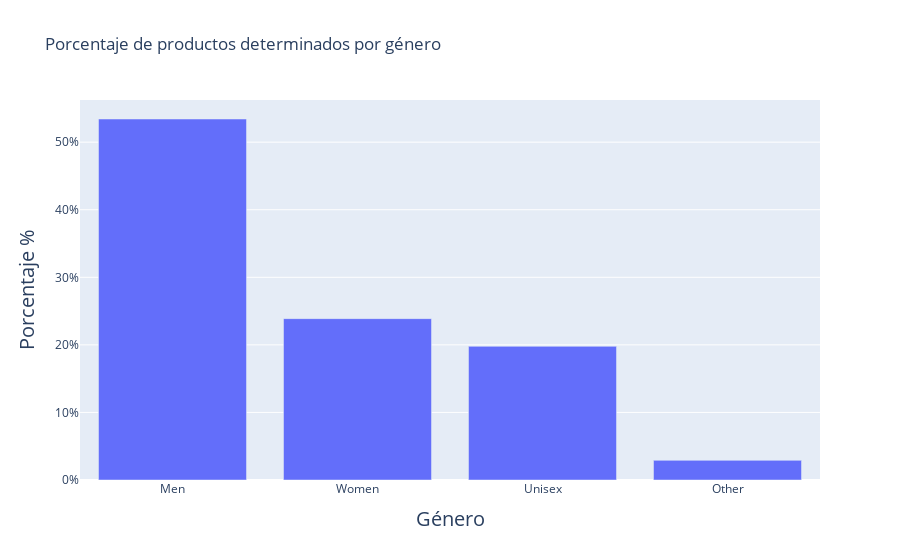

Write notebook code for a chart like this one.
### Code cell
fig = go.Figure()

fig.add_trace(go.Bar(x=gender_count['gender'], y=gender_count['percent']))

fig.update_layout(
    xaxis=dict(
        title_text='Género',
        titlefont=dict(size=20),
    ),
    yaxis=dict(
        title_text="Porcentaje %",
        ticktext=["0%", "10%", "20%", "30%", "40%", "50%", "60%", "70%", "80%", "90%", "100%"],
        tickvals=[0, 10, 20, 30, 40, 50, 60, 70, 80, 90, 100],
        titlefont=dict(size=20)
    ),
    title="Porcentaje de productos determinados por género"
)

fig.show()

### Figure 1 — Plotly figure (JSON) as saved in the notebook; plotly's stock layout.template omitted (floating-point values rounded to 4 significant figures)
{"data": [{"type": "bar", "x": ["Men", "Women", "Unisex", "Other"], "y": [53.43, 23.88, 19.78, 2.909]}], "layout": {"title": {"text": "Porcentaje de productos determinados por género"}, "xaxis": {"title": {"font": {"size": 20}, "text": "Género"}}, "yaxis": {"ticktext": ["0%", "10%", "20%", "30%", "40%", "50%", "60%", "70%", "80%", "90%", "100%"], "tickvals": [0, 10, 20, 30, 40, 50, 60, 70, 80, 90, 100], "title": {"font": {"size": 20}, "text": "Porcentaje %"}}}}
